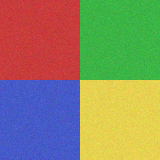
#> input picture 18_Computer_Vision/Image_Segmentation/data/color_blocks.png, 160 x 160 px
$ python -i edges.py   (imports and definitions only)   (older library calls are emulated)
#> lines starting #> are read from the running program, lines starting #| are printed output that depends on the picture; after the words box and inside, x2 and y2 are one past the last pixel; in counts of white or black regions, pixels touching at a corner belong together
"""Edge detection from scratch - Sobel, Prewitt and Laplacian in pure NumPy,
with OpenCV's Canny as an offline cross-check.

Loads a local image (PNG/JPG), runs a hand-written 3x3 convolution
(reflect-101 border handling), thresholds the gradient magnitude, and
reports edge statistics plus a downsampled ASCII preview of the edge map.
Local files only - no network, no downloads, no model artifacts.
"""

from __future__ import annotations

import logging
from pathlib import Path
from typing import Any

import cv2
import numpy as np

LOG = logging.getLogger("edges")

METHODS = ("sobel", "prewitt", "laplacian", "canny")
ALL_METHODS = METHODS + ("all",)
SHADES = " .:-=+*#%@"
MIN_SIZE = 8
DEFAULT_THRESHOLD = 40.0
DEFAULT_LOW = 50.0
DEFAULT_HIGH = 150.0
ASCII_WIDTH = 64

# Hand-written 3x3 kernels -------------------------------------------------- #
SOBEL_X = np.array([[-1.0, 0.0, 1.0],
                    [-2.0, 0.0, 2.0],
                    [-1.0, 0.0, 1.0]])
SOBEL_Y = SOBEL_X.T.copy()
PREWITT_X = np.array([[-1.0, 0.0, 1.0],
                      [-1.0, 0.0, 1.0],
                      [-1.0, 0.0, 1.0]])
PREWITT_Y = PREWITT_X.T.copy()
LAPLACIAN = np.array([[0.0, 1.0, 0.0],
                      [1.0, -4.0, 1.0],
                      [0.0, 1.0, 0.0]])

DATA_DIR = Path(__file__).resolve().parent.parent / "data"


class EdgeError(RuntimeError):
    """Raised for missing files, undecodable images, and bad parameters."""


# --------------------------------------------------------------------------- #
# Image loading and validation
# --------------------------------------------------------------------------- #
# [30 lines left out: functions load_image, save_image, not called in this run]


# --------------------------------------------------------------------------- #
# Convolution and kernels
# --------------------------------------------------------------------------- #
def convolve2d(image: np.ndarray, kernel: np.ndarray) -> np.ndarray:
    """2-D convolution with reflect-101 padding (no SciPy/cv2 involved)."""
    img = np.asarray(image, dtype=np.float64)
    ker = np.asarray(kernel, dtype=np.float64)
    if img.ndim != 2:
        raise EdgeError(f"expected a 2-D image, got {img.ndim}-D array")
    if ker.ndim != 2 or ker.shape[0] != ker.shape[1]:
        raise EdgeError(f"kernel must be square, got shape {ker.shape}")
    if ker.shape[0] < 1 or ker.shape[0] % 2 == 0:
        raise EdgeError(f"kernel must have odd size, got {ker.shape[0]}")
    if not np.isfinite(ker).all():
        raise EdgeError("kernel must be finite")
    if not np.isfinite(img).all():
        raise EdgeError("image must be finite")
    if img.shape[0] < ker.shape[0] or img.shape[1] < ker.shape[1]:
        raise EdgeError("image smaller than kernel")

    half = ker.shape[0] // 2
    padded = np.pad(img, half, mode="reflect") if half else img
    out = np.zeros_like(img)
    height, width = img.shape
    for i in range(ker.shape[0]):
        for j in range(ker.shape[1]):
            weight = ker[i, j]
            if weight == 0.0:
                continue
            out += weight * padded[i:i + height, j:j + width]
    return out


def sobel(image: np.ndarray) -> tuple[np.ndarray, np.ndarray]:
    """(dI/dx, dI/dy) via the hand-written Sobel kernels."""
    return (convolve2d(image, SOBEL_X), convolve2d(image, SOBEL_Y))


def prewitt(image: np.ndarray) -> tuple[np.ndarray, np.ndarray]:
    """(dI/dx, dI/dy) via the hand-written Prewitt kernels."""
    return (convolve2d(image, PREWITT_X), convolve2d(image, PREWITT_Y))


def laplacian(image: np.ndarray) -> np.ndarray:
    """Second derivative (d2I/dx2 + d2I/dy2) via the Laplacian kernel."""
    return convolve2d(image, LAPLACIAN)


def magnitude(gx: np.ndarray, gy: np.ndarray) -> np.ndarray:
    """Gradient magnitude sqrt(gx^2 + gy^2)."""
    gx = np.asarray(gx, dtype=np.float64)
    gy = np.asarray(gy, dtype=np.float64)
    if gx.shape != gy.shape:
        raise EdgeError("gx and gy must have the same shape")
    return np.hypot(gx, gy)


# --------------------------------------------------------------------------- #
# Thresholding, Canny, dispatch
# --------------------------------------------------------------------------- #
# [11 lines left out: function validate_thresholds, not called in this run]


def threshold_mask(values: np.ndarray, threshold: float) -> np.ndarray:
    """Boolean edge mask: values strictly above the threshold."""
    values = np.asarray(values, dtype=np.float64)
    if values.ndim != 2:
        raise EdgeError(f"expected a 2-D array, got {values.ndim}-D")
    if not np.isfinite(threshold) or threshold < 0:
        raise EdgeError(f"threshold must be >= 0, got {threshold}")
    if not np.isfinite(values).all():
        raise EdgeError("values must be finite")
    return values > threshold


def canny_edges(image: np.ndarray, low: float = DEFAULT_LOW,
                high: float = DEFAULT_HIGH) -> np.ndarray:
    """OpenCV Canny (the cross-check method) as a boolean edge mask."""
    if not np.isfinite(low) or not 0 <= low <= 255:
        raise EdgeError(f"low must be in 0..255, got {low}")
    if not np.isfinite(high) or not 0 <= high <= 255:
        raise EdgeError(f"high must be in 0..255, got {high}")
    if low >= high:
        raise EdgeError(f"low ({low}) must be < high ({high})")
    img = np.asarray(image, dtype=np.float64)
    if img.ndim != 2:
        raise EdgeError(f"expected a 2-D image, got {img.ndim}-D")
    payload = np.clip(np.round(img), 0, 255).astype(np.uint8)
    return cv2.Canny(payload, float(low), float(high)).astype(bool)


def edge_mask(method: str, image: np.ndarray,
              threshold: float = DEFAULT_THRESHOLD,
              low: float = DEFAULT_LOW,
              high: float = DEFAULT_HIGH) -> np.ndarray:
    """Dispatch to one method and return a boolean edge mask."""
    if method not in ALL_METHODS:
        raise EdgeError(f"unknown method: {method!r} "
                        f"(choose from {', '.join(ALL_METHODS)})")
    if method == "canny":
        return canny_edges(image, low, high)
    if method == "sobel":
        values = magnitude(*sobel(image))
    elif method == "prewitt":
        values = magnitude(*prewitt(image))
    else:
        values = np.abs(laplacian(image))
    return threshold_mask(values, threshold)


def jaccard(mask_a: np.ndarray, mask_b: np.ndarray) -> float:
    """Intersection-over-union of two boolean masks (1.0 if both empty)."""
    a = np.asarray(mask_a, dtype=bool)
    b = np.asarray(mask_b, dtype=bool)
    if a.shape != b.shape:
        raise EdgeError("masks must have the same shape")
    union = int(np.logical_or(a, b).sum())
    if union == 0:
        return 1.0
    return float(np.logical_and(a, b).sum()) / union


# --------------------------------------------------------------------------- #
# ASCII rendering
# --------------------------------------------------------------------------- #
# [75 lines left out: functions ascii_map, _ramp_image, _shapes_image, _noisy_step_image, generate_samples, bundle_samples, not called in this run]


# --------------------------------------------------------------------------- #
# Reporting
# --------------------------------------------------------------------------- #
def analyse(image: np.ndarray, method: str = "sobel",
            threshold: float = DEFAULT_THRESHOLD,
            low: float = DEFAULT_LOW, high: float = DEFAULT_HIGH) -> dict:
    """Run one method (or all) and collect edge statistics."""
    methods = list(METHODS) if method == "all" else [method]
    stats: dict[str, Any] = {}
    masks: dict[str, np.ndarray] = {}
    for name in methods:
        mask = edge_mask(name, image, threshold=threshold, low=low, high=high)
        masks[name] = mask
        stats[name] = {
            "edge_pixels": int(mask.sum()),
            "fraction": round(float(mask.mean()), 4),
        }
    # Canny is the reference for every gradient method, so it is always
    # computed (cheaply) even when the user asked for a single method.
    reference = (masks["canny"] if "canny" in masks
                 else canny_edges(image, low, high))
    for name, mask in masks.items():
        if name != "canny":
            stats[name]["jaccard_vs_canny"] = round(
                jaccard(mask, reference), 4)
    return {"stats": stats, "masks": masks}


# [126 lines left out: functions render_report, to_dict, run_demo, not called in this run]

>>> import cv2
>>> picture = cv2.imread('../../Image_Segmentation/data/color_blocks.png', cv2.IMREAD_GRAYSCALE)
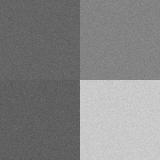
#> picture: shape (160, 160); min 80, max 214, mean 132.3
>>> result = analyse(picture)
#> the loop in analyse, `for name in methods:` made 1 pass
#> pass 1, in magnitude, `gx = np.asarray(gx, dtype=np.float64)`:
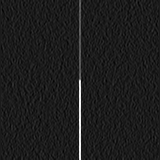
#> gx: shape (160, 160) float64; min -54, max 453, mean 3.4; drawn with min black and max white
#> pass 1, in magnitude, `gy = np.asarray(gy, dtype=np.float64)`:
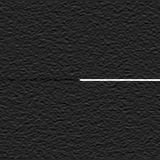
#> gy: shape (160, 160) float64; min -54, max 316, mean 1.6; drawn with min black and max white
#> after the loop in analyse, `for name in methods:`: masks = 1 item
#> in canny_edges, `return cv2.Canny(payload, float(low), float(high)).astype(bool)`:
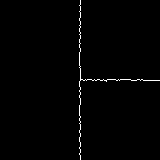
#> returned value: shape (160, 160) bool; 0.94% white in thin lines or dots, all inside (x1, y1, x2, y2) = (79, 0, 160, 160)
#> the loop in analyse, `for name, mask in masks.items():` made 1 pass
#> (name, union in jaccard) on pass 1: ('sobel', 895)
#> pass 1, in jaccard, `a = np.asarray(mask_a, dtype=bool)`:
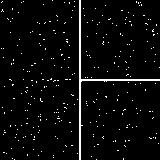
#> a: shape (160, 160) bool; 3.5% white in thin lines or dots
#> result = 2 items
